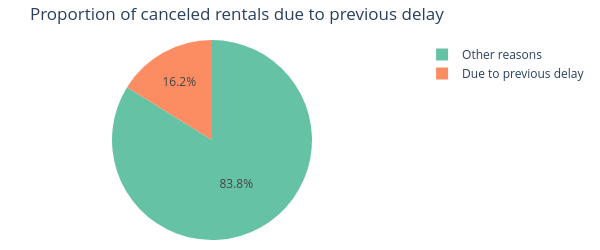

The notebook cell this image was saved under:
### Markdown cell above
- There are 229 cancellations of rentals for cars already rented in the day.

### Code cell
# Proportion of canceled rentals due to previous delay
# Count
nb_canceled_due_to_delay = df_multi_rentals_canceled_for_delay.shape[0]
nb_canceled_total = df_multi_rentals_canceled.shape[0]
nb_canceled_other = nb_canceled_total - nb_canceled_due_to_delay

# Create a summary dataframe
df_canceled_summary = pd.DataFrame({
    "reason": ["Due to previous delay", "Other reasons"],
    "count": [nb_canceled_due_to_delay, nb_canceled_other]
})

fig = px.pie(
    df_canceled_summary,
    names="reason",
    values="count",
    title="Proportion of canceled rentals due to previous delay",
    width=600,
    height=250,
    color_discrete_sequence=px.colors.qualitative.Set2
)
# Margin reduction
fig.update_layout(
    margin=dict(l=10, r=10, t=40, b=10)  # left, right, top, bottom
    )
fig.show()

### Figure 1 — Plotly figure (JSON) as saved in the notebook; plotly's stock layout.template omitted (floating-point values rounded to 4 significant figures)
{"data": [{"domain": {"x": [0, 1], "y": [0, 1]}, "hovertemplate": "reason=%{label}<br>count=%{value}<extra></extra>", "labels": ["Due to previous delay", "Other reasons"], "legendgroup": "", "name": "", "showlegend": true, "type": "pie", "values": [37, 192]}], "layout": {"height": 250, "legend": {"tracegroupgap": 0}, "margin": {"b": 10, "l": 10, "r": 10, "t": 40}, "piecolorway": ["rgb(102,194,165)", "rgb(252,141,98)", "rgb(141,160,203)", "rgb(231,138,195)", "rgb(166,216,84)", "rgb(255,217,47)", "rgb(229,196,148)", "rgb(179,179,179)"], "title": {"text": "Proportion of canceled rentals due to previous delay"}, "width": 600}}
